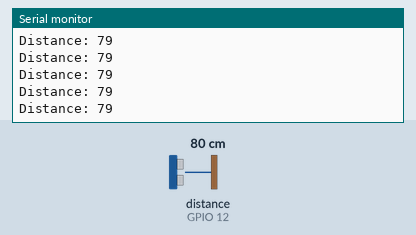
Simulated run of this sketch. Board: ESP8266 (NodeMCU). Shown: the last lines printed to the serial monitor. Wiring (inferred from the names in the program): ultrasonic range finder: trigger GPIO 14; echo GPIO 12. The test bench sets the inputs (shaded band); at power-on: distance to the obstacle (sensor on GPIO 12) 80 cm. The echo pulse lasts 58.3 µs per cm; WiFi joins after 1.5 s; servers stay silent unless stated.

Above: at 3.0 s.
3.1 s: distance to the obstacle (sensor on GPIO 12) set to 2 cm
At 4.0 s:
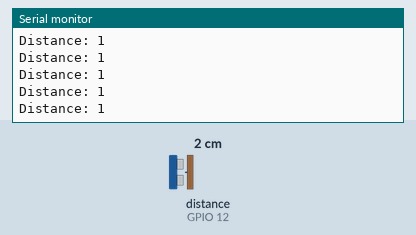
4.6 s: distance to the obstacle (sensor on GPIO 12) set to 4 cm
At 5.5 s:
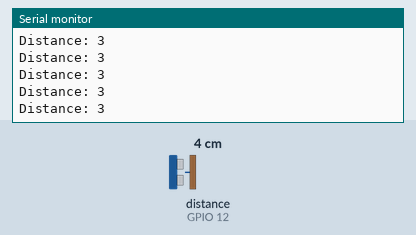
7.6 s: distance to the obstacle (sensor on GPIO 12) set to 18 cm
At 8.3 s:
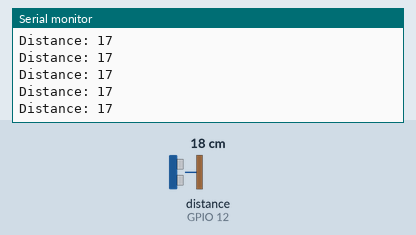
10.6 s: distance to the obstacle (sensor on GPIO 12) set to 9 cm
At 11.6 s:
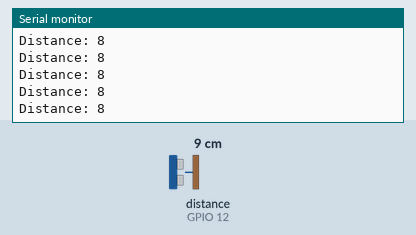
Timing chart, 0 to 13.6 s (numbered marks = the images above; inputs shaded):
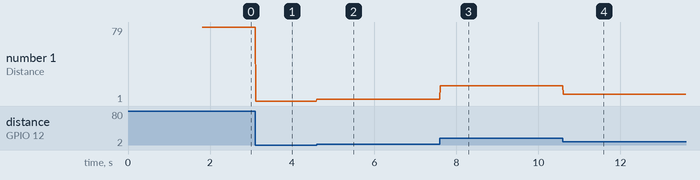

Measured:
- after the input at 3.1 s, the serial monitor: prints a new line at once (image 1)
- after the input at 4.6 s, the serial monitor: prints a new line at once (image 2)
- after the input at 7.6 s, the serial monitor: prints a new line at once (image 3)
- after the input at 10.6 s, the serial monitor: prints a new line at once (image 4)
- plotted number 1: 79 → 1 after the input at 3.1 s, 1 → 3 after the input at 4.6 s, 3 → 17 after the input at 7.6 s, 17 → 8 after the input at 10.6 s

The sketch:

Nodemcu_Blynk_ultrasonic.ino
```cpp
#define BLYNK_PRINT Serial


#include <ESP8266WiFi.h>
#include <BlynkSimpleEsp8266.h>


char auth[] = "OcOD87g6qltuP5q1LipJJUNFV13V8NMr";

char ssid[] = "H@CKER";
char pass[] = "kittu143";
const int trigPin = 14;  //D5
const int echoPin = 12;  //D6

// defines variables
long duration;
int distance;
BlynkTimer timer;
void setup()
{
  // Debug console
  Serial.begin(9600);
pinMode(trigPin, OUTPUT); // Sets the trigPin as an Output
pinMode(echoPin, INPUT); // Sets the echoPin as an Input
  Blynk.begin(auth, ssid, pass);

}

void loop()
{
  // Clears the trigPin
digitalWrite(trigPin, LOW);
delayMicroseconds(2);

// Sets the trigPin on HIGH state for 10 micro seconds
digitalWrite(trigPin, HIGH);
delayMicroseconds(10);
digitalWrite(trigPin, LOW);

// Reads the echoPin, returns the sound wave travel time in microseconds
duration = pulseIn(echoPin, HIGH);

// Calculating the distance
distance= duration*0.034/2;
// Prints the distance on the Serial Monitor
Serial.print("Distance: ");
Serial.println(distance);
Blynk.virtualWrite(V5,distance);
  Blynk.run();
   timer.run(); // Initiates BlynkTimer
}
```
